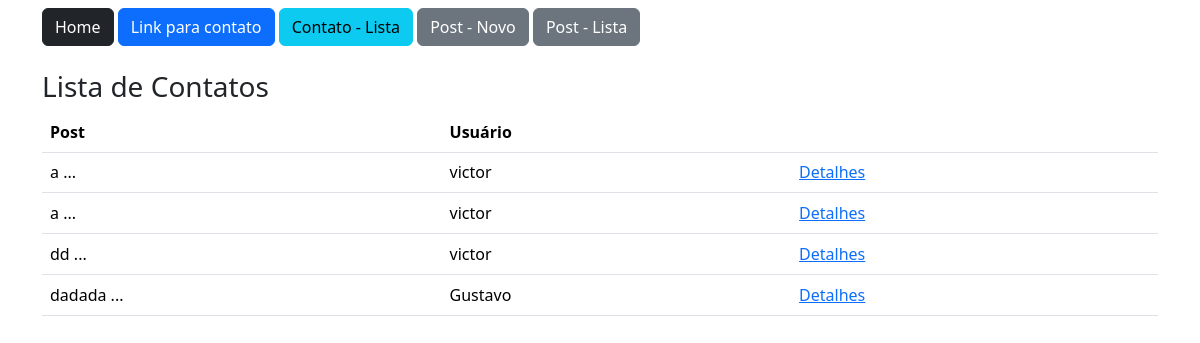
/post/lista (signed in), run on the app's committed database.
### app/models.py (models this page shows)
class Post(db.Model):
    id = db.Column(db.Integer, primary_key=True)
    data_criacao = db.Column(db.DateTime, default=datetime.now())
    mensagem = db.Column(db.String, nullable=True)
    imagem = db.Column(db.String, nullable=True, default='default.png')
    user_id = db.Column(db.Integer, db.ForeignKey('user.id'), nullable=True)
    comentarios = db.relationship('PostComentarios', backref='post', lazy=True)
    def msg_resumo(self):
        return f"{self.mensagem[:10]} ..."

class User(db.Model, UserMixin):
    id = db.Column(db.Integer, primary_key=True)
    nome = db.Column(db.String, nullable=True)
    sobrenome = db.Column(db.String, nullable=True)
    email = db.Column(db.String, nullable=True)
    senha = db.Column(db.String, nullable=True)
    posts = db.relationship('Post', backref='user', lazy=True)
    post_comentarios = db.relationship('PostComentarios', backref='user', lazy=True)

### app/views.py (the view)
@app.route('/post/lista')
@login_required
def PostLista():
    posts = Post.query.all()
    print(current_user.posts)
    return render_template('post_lista.html', posts=posts)

### app/models.py (called while the page is built)
@login_manager.user_loader
def load_user(user_id):
    return User.query.get(user_id)

### app/templates/post_lista.html
{% extends 'base.html' %}
{% block content %}
    <div class="container">
        {%include 'nave.html' %}
            <div class="row mt-4">
                <h3>Lista de Contatos</h3>
                <div class="col-12">
                    <table class="table">
                        <thead>
                            <tr>
                                <th>Post</th>
                                <th>Usuário</th>
                                <th></th>
                            </tr>
                        </thead>
                        <body>
                            <tr>
                                {% for linha in posts %}
                                <tr>
                                    <td>{{linha.msg_resumo()}}</td>
                                    <td>{{linha.user.nome}}</td>
                                    <td><a href="{{url_for('PostComentarios', id=linha.id)}}">Detalhes</a></td>
                                </tr>
                                {% endfor %}
                            </tr>
                        </body>
                    </table>
                </div>
            </div>
    </div>
{% endblock %}

### data on the page
Post: msg_resumo "a ...", user.nome "victor"
Post: msg_resumo "a ...", user.nome "victor"
Post: msg_resumo "dd ...", user.nome "victor"
Post: msg_resumo "dadada ...", user.nome "Gustavo"
